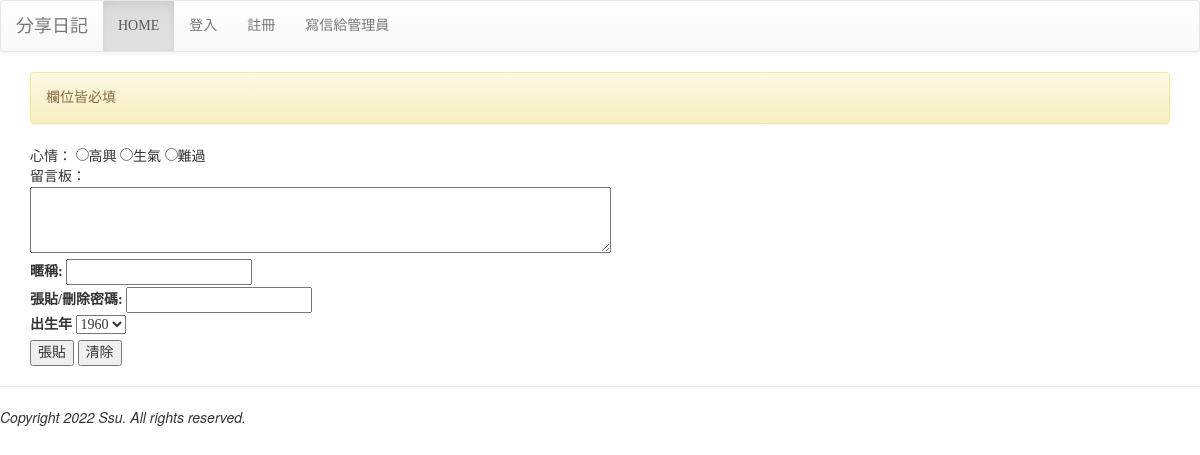
Page /board/write/ on the committed database.
### board/models.py (models this page shows, shortened)
class Mood(models.Model):
	status = models.CharField(max_length=10, null=False)

### board/views.py (the view)
# urls.py: path('board/write/',board.write),
def write(request):
	try:
		user_id = request.GET["user_id"]
		user_pass = request.GET["user_pass"]
		user_post = request.GET["user_post"]
		user_mood= request.GET["mood"]
		user_byear = request.GET["byear"]
	except:
		user_id = None
		alert_message = "欄位皆必填"
	years = range(1960,2022)
	mood = models.Mood.objects.all()
	if user_id != None:
		input_mood = models.Mood.objects.get(status=user_mood)
		input_post = models.Post.objects.create(mood=input_mood, nickname=user_id, del_pass=user_pass, message=user_post)
		input_post.save()
		alert_message = "儲存成功"
	return(render(request, "board/write.html",locals()))

### templates/board/write.html (shortened to what this page needs)
{% extends "board/base.html" %}
{% block content %}
<div class="container">
	{% if alert_message %}
		<div class="alert alert-warning">{{ alert_message }}</div>
	{% endif %}
	<form name="my form" action="/board" method="get">
		心情：
		{% for m in mood %}
		<input type="radio" name="mood" value="{{m.status}}">{{m.status}}
		{% endfor %}
		<br>
		留言板：<br>
		<textarea name="user_post" rows=3 cols=70></textarea><br>
		<label for="user_id">暱稱:</label>
		<input type="text" name="user_id" id="user_id"><br>
		<label for="user_pass">張貼/刪除密碼:</label>
		<input type="text" name="user_pass" id="user_pass"><br>
		<label for="byear">出生年</label>
		<select name="byear">
			{% for year in years %}
				<option value={{year}}>{{year}}</option>
			{% endfor %}
		</select><br>
		<input type="submit" value="張貼">
		<input type="reset" value="清除">
	</form>
</div>
{% endblock %}

### templates/board/base.html (style rules this page uses)
h1, h2, h3, h4, h5, p, div { font-family: '微軟正黑體'; }

### rows in the picture
Mood: status "高興"
Mood: status "生氣"
Mood: status "難過"

### other values in the picture
{{ alert_message }} "欄位皆必填"
form field byear "1960"
